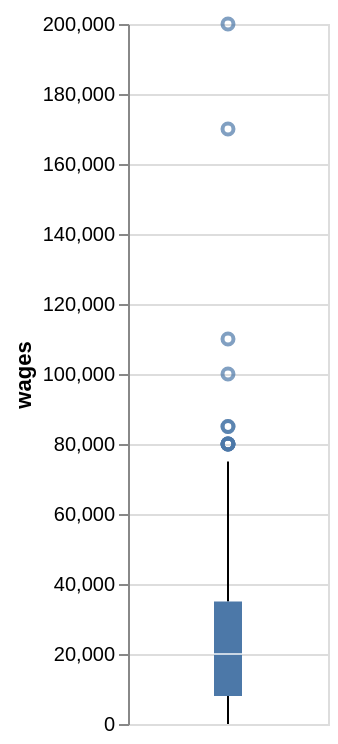

Notebook cell for this chart:
### Code cell
working_data.filter(pl.col('has_disablity') == 1).plot.boxplot(y='wages').properties(width=100, height=350)

### Figure 1 — Vega-Lite specification as saved in the notebook (floating-point values rounded to 4 significant figures; data arrays with more than 128 entries replaced by an {"elided": "..."} marker saying what was removed)
{"config": {"view": {"continuousWidth": 300, "continuousHeight": 300}}, "data": {"name": "data-3a441dc435882bcbcb35d699af96df34"}, "mark": {"type": "boxplot"}, "encoding": {"y": {"field": "wages", "type": "quantitative"}}, "height": 350, "params": [{"name": "param_1e9efca18e7a2868", "select": {"type": "interval", "encodings": ["x", "y"]}, "bind": "scales"}], "width": 100, "$schema": "https://vega.github.io/schema/vega-lite/v6.1.0.json", "datasets": {"data-3a441dc435882bcbcb35d699af96df34": {"elided": "285 records"}}}
